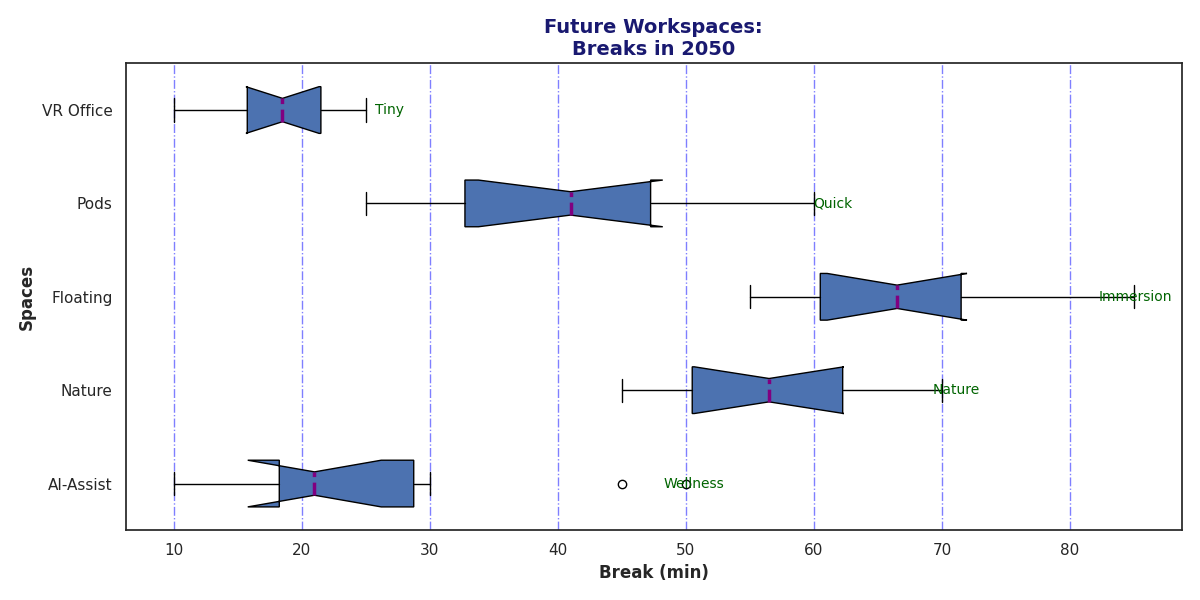

Generate this figure with Python:
import matplotlib.pyplot as plt

workspaces = ['AI-Assist', 'Nature', 'Floating', 'Pods', 'VR Office']

break_durations = [
    [10, 22, 25, 18, 20, 15, 19, 30, 50, 45],
    [65, 58, 60, 48, 55, 70, 52, 45, 63, 50],
    [72, 85, 60, 68, 70, 65, 58, 55, 62, 80],
    [45, 40, 32, 30, 25, 55, 35, 48, 60, 42],
    [18, 15, 23, 12, 20, 19, 22, 10, 25, 18],
]

fig, ax = plt.subplots(figsize=(12, 6))

# Shuffled colors manually
colors = ['#FFD700', '#FFCC99', '#66B3FF', '#99FF99', '#FF9999']

ax.boxplot(break_durations, vert=False, patch_artist=True, labels=workspaces, notch=True, 
           medianprops=dict(linestyle='--', linewidth=2.5, color='purple'))

for patch, color in zip(ax.artists, colors):
    patch.set_facecolor(color)

ax.xaxis.grid(True, linestyle='-.', which='major', color='blue', alpha=0.5)

plt.title('Future Workspaces:\nBreaks in 2050', fontsize=14, fontweight='bold', color='midnightblue')
plt.xlabel('Break (min)', fontsize=12, fontweight='bold')
plt.ylabel('Spaces', fontsize=12, fontweight='bold')

annotations = ["Wellness", "Nature", "Immersion", "Quick", "Tiny"]
for i, annotation in enumerate(annotations):
    ax.text(max(break_durations[i]) + 3, i + 1, annotation, va='center', ha='right', fontsize=10, color='darkgreen')

plt.tight_layout()
plt.show()
